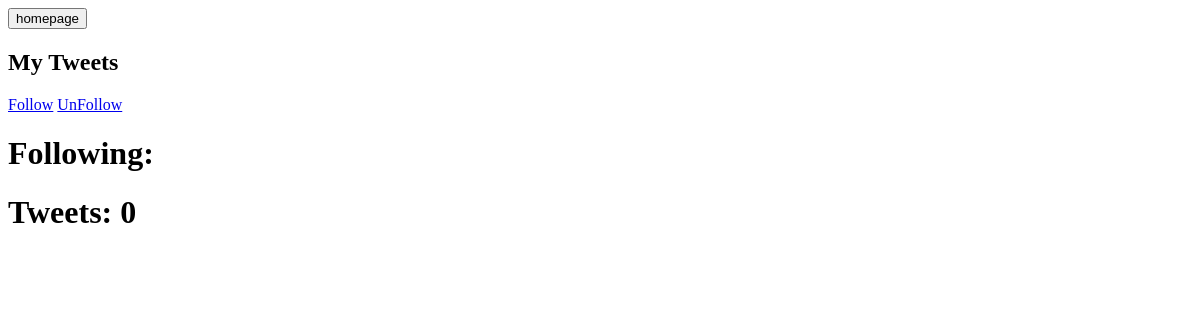
/user_detail_view/3/, run on an earlier commit of the app's database.
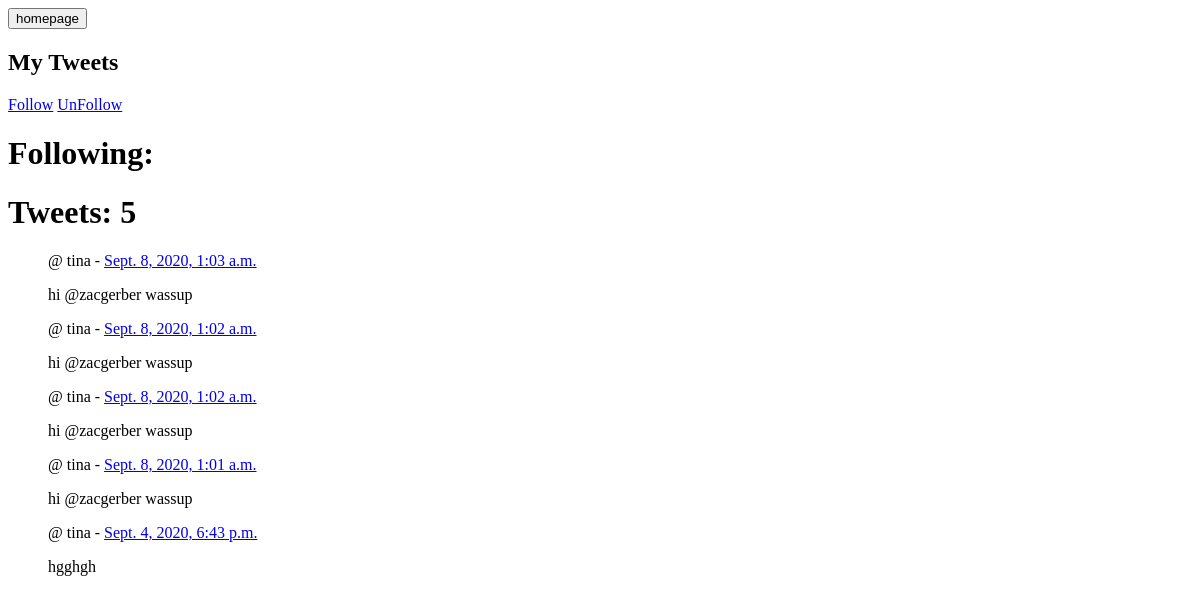
And on a later commit of the database.
### tweet/models.py (models this page shows, shortened)
class TweetModel(models.Model):
    body = models.TextField(max_length=140)
    post_date = models.DateTimeField(default=timezone.now, editable=False)
    author = models.ForeignKey(TwitUser, null=True, on_delete=models.CASCADE)

### twitteruser/models.py (models this page shows)
class TwitUser(AbstractUser):
    displayname = models.CharField(max_length=80, null=True)
    following = models.ManyToManyField('self', symmetrical=False, blank=True)
    def __str__(self):
        return self.username

### twitteruser/views.py (the view)
# urls.py: path('user_detail_view/<int:tweet_id>/', user_detail_view, name="userdetail"),
def user_detail_view(request, tweet_id):
    html = "user_detail.html"
    my_user = TwitUser.objects.filter(id=tweet_id).first()
    user_tweets = TweetModel.objects.filter(author=my_user)
    return render(request, html, {"tweets": user_tweets})

### templates/user_detail.html (shortened to what this page needs)
<div class="container">
    <a href="/"><input type="button" value="homepage"></a>
    <h2>My Tweets</h2>
    {% if my_user != user %}
    <a href="/following/{{current_user.id}}/">Follow</a>
    <a href="/unfollowing/{{current_user.id}}/">UnFollow</a>
    {%endif%}
    <h1>Following: {{follow_count}}</h1>
    <h1>Tweets: {{tweets.count}}</h1>
    <ul>
        {% for tweet in tweets reversed%}
        @ {{ tweet.author }} - <a href="/tweet_detail_view/{{ tweet.id }}/">{{ tweet.post_date }}</a>
        <p>{{ tweet.body}}</p>
        {% endfor %}
    </ul>
</div>

What changed in the data, as far as the page shows it:
added TweetModel: author "tina", post_date "Sept. 8, 2020, 1:03 a.m.", body "hi @zacgerber wassup"
added TweetModel: author "tina", post_date "Sept. 8, 2020, 1:02 a.m.", body "hi @zacgerber wassup"
added TweetModel: author "tina", post_date "Sept. 8, 2020, 1:02 a.m.", body "hi @zacgerber wassup"
added TweetModel: author "tina", post_date "Sept. 8, 2020, 1:01 a.m.", body "hi @zacgerber wassup"
added TweetModel: author "tina", post_date "Sept. 4, 2020, 6:43 p.m.", body "hgghgh"
Also different on the page:
{{ tweets.count }}: "0" → "5"
